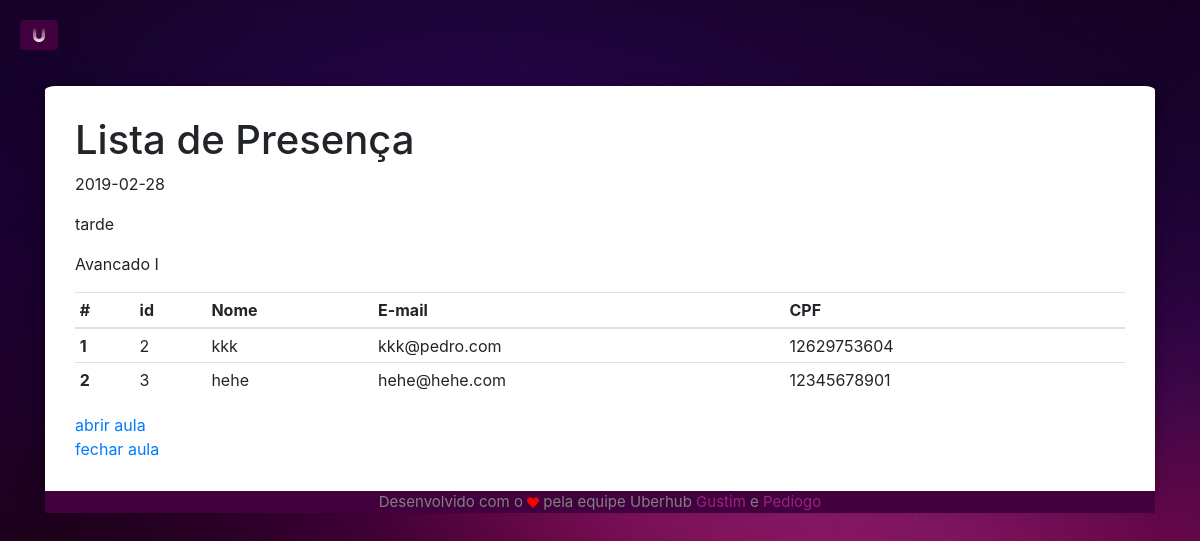
The page /lista/ (signed in) on the database as committed earlier.
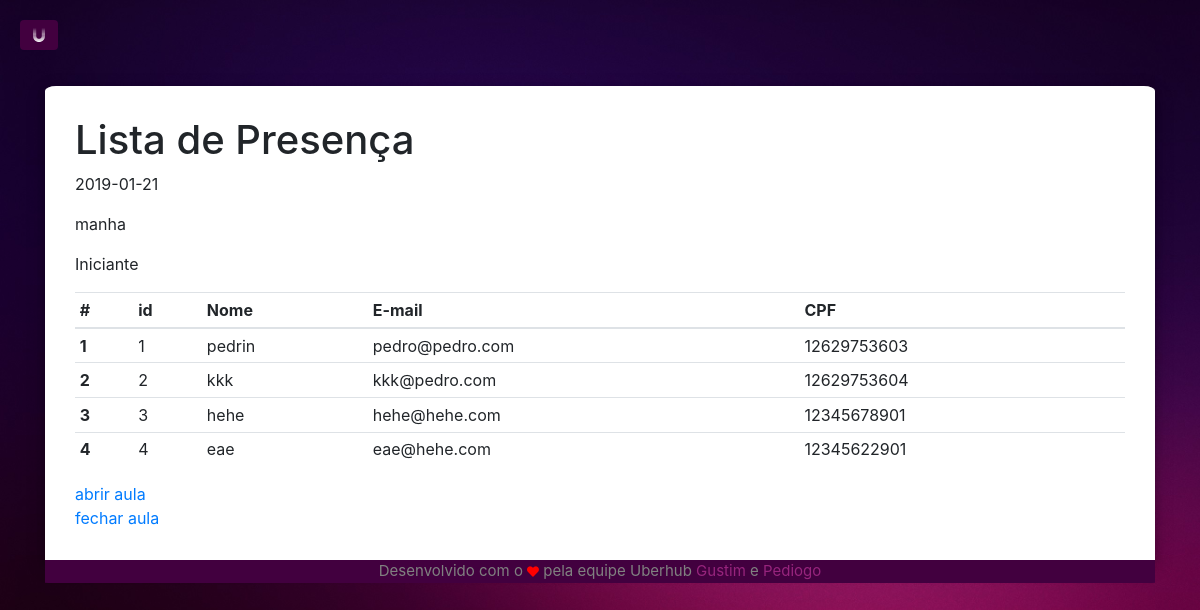
The same page on the database as committed later.
### app/models/tables.py (models this page shows, shortened)
class Aula(db.Model):
    __tablename__ = "aula"
    id       = db.Column(db.Integer, primary_key=True, autoincrement=True)
    dia      = db.Column(db.Date)
    horario  = db.Column(db.String(5), CheckConstraint('horario="manha" or horario="tarde"'), nullable=False)
    nivel    = db.Column(db.String(15), nullable=False)
    ativa    = db.Column(db.Boolean, default=False, server_default=sa.sql.expression.false(), nullable=False)
    id_prof  = db.Column(db.Integer, db.ForeignKey('professor.id'))
    fk_professor =  db.relationship('Professor', foreign_keys=id_prof)

class Aluno(db.Model):
    __tablename__ = "aluno"
    id       = db.Column(db.Integer, primary_key=True, autoincrement=True)
    cpf      = db.Column(db.String(11), nullable=False, unique=True)
    email    = db.Column(db.String(50), nullable=False, unique=True)
    nome     = db.Column(db.String(50), nullable=False)
    telefone = db.Column(db.String(11))
    horario  = db.Column(db.String(5), CheckConstraint('horario IN ("manha", "tarde")'), nullable=False)
    ID_URI   = db.Column(db.String(5), unique=True)

### app/controllers/default.py (the view)
@app.route("/lista/")
@app.route("/lista/<id_aula>")
def lista(id_aula=None):
    if current_user.is_authenticated:
        if id_aula == None:
            id_aula = tables.Aula.query.filter_by(id_prof=current_user.id).order_by(tables.Aula.id.desc()).first().id
        aula = tables.Aula.query.filter_by(id=id_aula).first()
        alunos = session.query(tables.Aluno).join(tables.Presenca).filter_by(id_aula=id_aula).all()
        print(aula)
        print(alunos)
        print("printei")
        return render_template('home/table.html',
                                alunos=alunos, aula=aula)
    else:
        return redirect(url_for('login'))

### app/controllers/default.py (called while the page is built)
@lm.user_loader
def load_user(id):
    return tables.Professor.query.filter_by(id=id).first()

### app/models/tables.py (called while the page is built)
    @property
    def is_authenticated(self):
        return True

### app/templates/home/table.html (shortened to what this page needs)
{% extends 'base.html' %}
    {% block body %}
    <h1>Lista de Presença</h1>
        <p>{{ aula.dia }}</p>
        <p>{{ aula.horario }}</p>
        <p>{{ aula.nivel }}</p>
    {% if alunos[0] %}
    <table class="table table-hover table-sm">
      <thead>
        <tr>
          <th scope="col">#</th>
          <th scope="col">id</th>
          <th scope="col">Nome</th>
          <th scope="col">E-mail</th>
          <th scope="col">CPF</th>
        </tr>
      </thead>
      <tbody>
        {% for aluno in alunos %}
        <tr>
          <th scope="row">{{ loop.index }}</th>
          <td>{{ aluno.id }}</td>
          <td>{{ aluno.nome }}</td>
          <td>{{ aluno.email }}</td>
          <td>{{ aluno.cpf }}</td>
        </tr>
        {% endfor %}
      </tbody>
    </table>
        <a href="{{ url_for('abriraula', id_aula=aula.id) }}">abrir aula</a><br/>
        <a href="{{ url_for('fecharaula', id_aula=aula.id) }}">fechar aula</a>
    {% else %}
    <div class="alert alert-purple" role="alert">
      Parece que não tem nada aqui
    </div>
    {% endif %}
    {% endblock %}

### app/templates/base.html (shortened to what this page needs)
<!DOCTYPE html>
<html lang="en" dir="ltr">
  <head>
    <link rel="stylesheet" href="https://stackpath.bootstrapcdn.com/bootstrap/4.1.3/css/bootstrap.min.css">
    <link rel="stylesheet" href="{{ url_for('static', filename='home/simple-sidebar.css') }}" rel="stylesheet">
    <link rel="stylesheet" href="https://use.fontawesome.com/releases/v5.6.1/css/all.css">
    <link rel="stylesheet" href="https://formden.com/static/cdn/bootstrap-iso.css" />
  </head>
  <body class="bg">
    <div id="wrapper">
        <div id="page-content-wrapper" class="">
                <button href="#menu-toggle" class="btn fab fa-uniregistry" id="menu-toggle"></button>
        </div>
        <div class="container">
          <br>
          <div class="container" id="logmain">
          {% block body %}
          {% endblock %}
          </div>
          <footer class="thin">
            <div class="container">
              <p>Desenvolvido com o <i class="fas fa-heart"></i> pela equipe Uberhub <a href="https://github.com/augusto-moraes" class="ftLink" target="_blank">Gustim</a> e <a href="https://github.com/pedrodiogo219" class="ftLink" target="_blank">Pediogo</a></p>
            </div>
          </footer>
        </div>
    </div>
    <link rel="stylesheet" href="https://cdnjs.cloudflare.com/ajax/libs/bootstrap-datepicker/1.4.1/css/bootstrap-datepicker3.css"/>
  </body>
</html>

### app/static/home/simple-sidebar.css (style rules this page uses)
body.bg { overflow-x: hidden; background-image: url(../img/bg.jpg); background-color: #E6E6FA; background-size: 100%; }
#wrapper { padding-left: 0; -webkit-transition: all 0.5s ease; -moz-transition: all 0.5s ease; -o-transition: all 0.5s ease; transition: all 0.5s ease; }
#page-content-wrapper { width: 100%; position: absolute; padding: 15px; }
@media (min-width:768px) { #wrapper { padding-left: 0; } }
@media (min-width:768px) { #page-content-wrapper { padding: 20px; position: relative; } }
#menu-toggle { position: fixed; left: -2; }
html { scroll-behavior: smooth; }
#logmain { background-color: white; margin-top: 2%; padding: 30px; border-radius: 1.0001%; border-bottom-left-radius: 0; border-bottom-right-radius: 0; box-shadow: 0 4px 8px 0 rgba(0, 0, 0, 0.2), 0 6px 20px 0 rgba(0, 0, 0, 0.19); }
.btn { background-color: #42003f; color: white; }
footer.thin { background-color: #42003f; color: grey; text-align: center; bottom: 0; font-size: 15px; border-bottom-left-radius: 1.0001%; border-bottom-right-radius: 1.0001%; }
.fa-heart { font-size: 11.9px; color: red; }
.ftLink { color: #97247d; }

Rows that differ between the two databases and show on the page:
no longer on this page (row edited): Aula: dia "2019-02-28", horario "tarde", nivel "Avancado I"
added Aula: dia "2019-01-21", horario "manha", nivel "Iniciante"
now on this page (row unchanged): Aluno: id "1", nome "pedrin", email "pedro@pedro.com", cpf "12629753603"
now on this page (row unchanged): Aluno: id "4", nome "eae", email "eae@hehe.com", cpf "12345622901"
